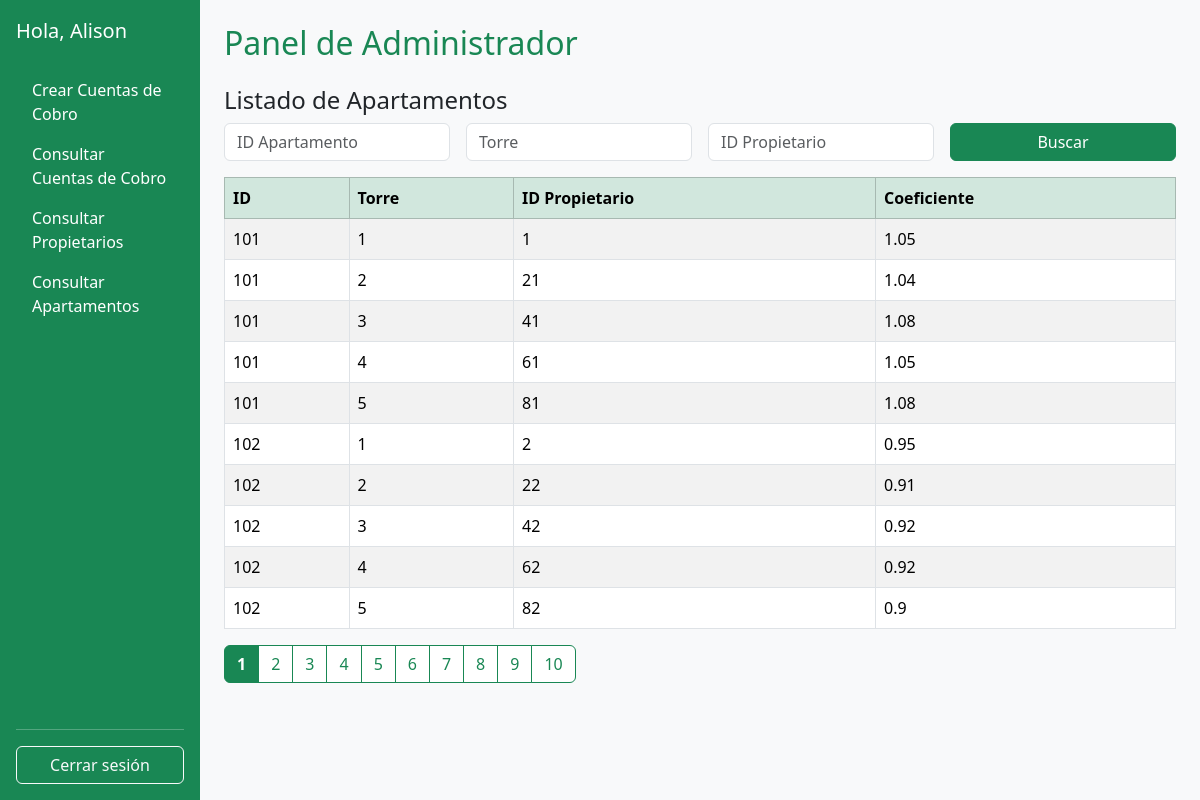
Page /presentacion/SesionAdministrador.php?apartamentos=1 (signed in) on the committed database.
### tables this page shows
CREATE TABLE `administrador` (
  `IdAdministrador` int(11) NOT NULL,
  `Nombre` varchar(20) NOT NULL,
  `Apellido` varchar(20) NOT NULL,
  `Correo` varchar(20) NOT NULL,
  `NumeroTelefono` varchar(11) NOT NULL,
  `FechaNacimiento` date NOT NULL,
  `Clave` varchar(20) NOT NULL,
  PRIMARY KEY (`IdAdministrador`)
);

CREATE TABLE `apartamento` (
  `IdApartamento` int(11) NOT NULL,
  `Torre` int(11) NOT NULL,
  `Propietario_IdPropietario` int(11) NOT NULL,
  `Coeficiente` float DEFAULT NULL,
  PRIMARY KEY (`IdApartamento`,`Torre`),
  KEY `fk_Apartamento_Propietario1_idx` (`Propietario_IdPropietario`),
  CONSTRAINT `fk_Apartamento_Propietario1` FOREIGN KEY (`Propietario_IdPropietario`) REFERENCES `propietario` (`IdPropietario`) ON DELETE NO ACTION ON UPDATE NO ACTION
);

### logica/Administrador.php (called while the page is built, shortened)
<?php
require_once(__DIR__ . "/../persistencia/Conexion.php");
require_once(__DIR__ . "/Persona.php");
class Administrador extends Persona
{
    public function consultar()
    {
        $conexion = new Conexion();
        $administradorDAO = new AdministradorDAO($this->id);
        $conexion->abrir();
        $conexion->ejecutar($administradorDAO->consultar());
        $datos = $conexion->registro();
        if ($datos) {
            $this->nombre = $datos[0];
        }
    }
}

### persistencia/Conexion.php (called while the page is built, shortened)
<?php
class Conexion{
    private $conexion;
    private $resultado;
    public function abrir(){
        $this -> conexion = new mysqli("localhost", "root", "", "bdconjunto");
    }
    public function ejecutar($sentencia){
        $this -> resultado = $this -> conexion -> query($sentencia);
    }
    public function registro(){
        return $this -> resultado -> fetch_row();
    }
}
?>

### logica/Persona.php (called while the page is built, shortened)
<?php
abstract class Persona {
    protected $nombre;
    public function __construct($id = "", $nombre="", $apellido="", $correo="", $clave="", $telefono="") {
        $this->nombre = $nombre;
    }
    public function getNombre() {
        return $this->nombre;
    }
}
?>

### logica/Apartamento.php (called while the page is built, shortened)
<?php
require_once(__DIR__ . "/../persistencia/ApartamentoDAO.php");
require_once(__DIR__ . "/../persistencia/Conexion.php");
class Apartamento {
    private $idApartamento;
    private $torre;
    private $propietarioId;
    private $coeficiente;
    public function __construct($idApartamento = null, $torre = null, $propietarioId = null, $coeficiente = null) {
        $this->idApartamento = $idApartamento;
        $this->torre = $torre;
        $this->propietarioId = $propietarioId;
        $this->coeficiente = $coeficiente;
    }
    public function getIdApartamento() { return $this->idApartamento; }
    public function getTorre() { return $this->torre; }
    public function getPropietarioId() { return $this->propietarioId; }
    public function getCoeficiente() { return $this->coeficiente; }
    public static function consultarTodos() {
        $conexion = new Conexion();
        $dao = new ApartamentoDAO();
        $conexion->abrir();
        $conexion->ejecutar($dao->consultarTodos());
        $resultados = [];
        while (($registro = $conexion->registro())) {
            $resultados[] = new Apartamento($registro[0], $registro[1], $registro[2], $registro[3]);
        }
        return $resultados;
    }
}
?>

### persistencia/ApartamentoDAO.php (called while the page is built, shortened)
<?php
class ApartamentoDAO
{
    public function consultarTodos()
    {
        return "SELECT IdApartamento, Torre, Propietario_IdPropietario, Coeficiente
                FROM apartamento";
    }
}
?>

### presentacion/sesionAdministrador.php (the view, shortened to what this page needs)
<?php
require_once('../logica/Administrador.php');
require_once('../logica/Apartamento.php');
$id = $_SESSION["id"];
$admin = new Administrador($id);
$admin->consultar();
?>
<!DOCTYPE html>
<html lang="es">
<head>
    <link href="https://cdn.jsdelivr.net/npm/bootstrap@5.3.5/dist/css/bootstrap.min.css" rel="stylesheet" />
</head>
<body>
    <div class="container-fluid">
        <div class="row vh-100">
            <nav class="col-lg-3 col-xl-2 d-none d-lg-flex flex-column p-3 text-white bg-success">
                <span class="fs-5 mb-4">Hola, <?php echo htmlspecialchars($admin->getNombre()); ?></span>
                <ul class="nav nav-pills flex-column mb-auto">
                    <li class="nav-item"><a href="crearCuentasCobro.php" class="nav-link text-white">Crear Cuentas de Cobro</a></li>
                    <li><a href="consultarCuentasCobro.php" class="nav-link text-white">Consultar Cuentas de Cobro</a></li>
                    <li><a href="consultarPropietarios.php" class="nav-link text-white">Consultar Propietarios</a></li>
                    <li><a href="SesionAdministrador.php?apartamentos=1" class="nav-link text-white">Consultar Apartamentos</a></li>
                </ul>
                <hr class="text-white" />
                <a href="cerrarsesion.php" class="btn btn-outline-light w-100">Cerrar sesión</a>
            </nav>
            <main class="col-12 col-lg-9 col-xl-10 p-4 bg-light">
                <h2 class="text-success">Panel de Administrador</h2>
                <?php if (isset($_GET['apartamentos'])): ?>
                    <h4 class="mt-4">Listado de Apartamentos</h4>
                    <form method="GET" class="row g-3 mb-3">
                        <div class="col-md-3">
                            <input type="text" name="id_apartamento" class="form-control" placeholder="ID Apartamento"
                                value="<?php echo isset($_GET['id_apartamento']) ? htmlspecialchars($_GET['id_apartamento']) : ''; ?>">
                        </div>
                        <div class="col-md-3">
                            <input type="text" name="torre" class="form-control" placeholder="Torre"
                                value="<?php echo isset($_GET['torre']) ? htmlspecialchars($_GET['torre']) : ''; ?>">
                        </div>
                        <div class="col-md-3">
                            <input type="text" name="id_propietario" class="form-control" placeholder="ID Propietario"
                                value="<?php echo isset($_GET['id_propietario']) ? htmlspecialchars($_GET['id_propietario']) : ''; ?>">
                        </div>
                        <div class="col-md-3">
                            <button type="submit" class="btn btn-success w-100">Buscar</button>
                        </div>
                    </form>
                    <?php
                    $apartamento = new Apartamento();
                    $todos = $apartamento->consultarTodos();
                    $id_apartamento_filtro = isset($_GET['id_apartamento']) ? strtolower(trim($_GET['id_apartamento'])) : '';
                    $torre_filtro = isset($_GET['torre']) ? strtolower(trim($_GET['torre'])) : '';
                    $id_propietario_filtro = isset($_GET['id_propietario']) ? strtolower(trim($_GET['id_propietario'])) : '';
                    $filtrados = array_filter($todos, function ($a) use ($id_apartamento_filtro, $torre_filtro, $id_propietario_filtro) {
                        $id_apto = strtolower($a->getIdApartamento());
                        $torre = strtolower($a->getTorre());
                        $id_prop = strtolower($a->getPropietarioId());
                        return (empty($id_apartamento_filtro) || str_contains($id_apto, $id_apartamento_filtro)) &&
                            (empty($torre_filtro) || str_contains($torre, $torre_filtro)) &&
                            (empty($id_propietario_filtro) || str_contains($id_prop, $id_propietario_filtro));
                    });
                    $filtrados = array_values($filtrados);
                    $total = count($filtrados);
                    $porPagina = 10;
                    $paginaActual = isset($_GET['pagina']) ? max(1, intval($_GET['pagina'])) : 1;
                    $totalPaginas = ceil($total / $porPagina);
                    $inicio = ($paginaActual - 1) * $porPagina;
                    $pagActual = array_slice($filtrados, $inicio, $porPagina);
                    ?>
                    <table class="table table-bordered table-striped mt-3">
                        <thead class="table-success">
                            <tr>
                                <th>ID</th>
                                <th>Torre</th>
                                <th>ID Propietario</th>
                                <th>Coeficiente</th>
                            </tr>
                        </thead>
                        <tbody>
                            <?php
                            if (empty($pagActual)) {
                                echo '<tr><td colspan="4" class="text-center">No se encontraron resultados.</td></tr>';
                            } else {
                                foreach ($pagActual as $a) {
                                    echo "<tr>
                                        <td>" . htmlspecialchars($a->getIdApartamento()) . "</td>
                                        <td>" . htmlspecialchars($a->getTorre()) . "</td>
                                        <td>" . htmlspecialchars($a->getPropietarioId()) . "</td>
                                        <td>" . htmlspecialchars($a->getCoeficiente()) . "</td>
                                    </tr>";
                                }
                            }
                            ?>
                        </tbody>
                    </table>
                    <?php if ($totalPaginas > 1): ?>
                        <nav>
                            <ul class="pagination">
                                <?php for ($i = 1; $i <= $totalPaginas; $i++): ?>
                                    <?php if ($i === $paginaActual): ?>
                                        <li class="page-item active">
                                            <a class="page-link bg-success text-white fw-bold border-success"
                                                href="?apartamentos=1&id_apartamento=<?php echo urlencode($id_apartamento_filtro); ?>&torre=<?php echo urlencode($torre_filtro); ?>&id_propietario=<?php echo urlencode($id_propietario_filtro); ?>&pagina=<?php echo $i; ?>">
                                                <?php echo $i; ?>
                                            </a>
                                        </li>
                                    <?php else: ?>
                                        <li class="page-item">
                                            <a class="page-link bg-white text-success border-success"
                                                href="?apartamentos=1&id_apartamento=<?php echo urlencode($id_apartamento_filtro); ?>&torre=<?php echo urlencode($torre_filtro); ?>&id_propietario=<?php echo urlencode($id_propietario_filtro); ?>&pagina=<?php echo $i; ?>">
                                                <?php echo $i; ?>
                                            </a>
                                        </li>
                                    <?php endif; ?>
                                <?php endfor; ?>
                            </ul>
                        </nav>
                    <?php endif; ?>
                <?php else: ?>
                    <p class="mt-4">Selecciona una opción del menú para comenzar.</p>
                <?php endif; ?>
            </main>
        </div>
    </div>
</body>
</html>

### rows in the picture
administrador: Nombre "Alison"
apartamento: IdApartamento "101", Torre "1", Propietario_IdPropietario "1", Coeficiente "1.05"
apartamento: IdApartamento "101", Torre "2", Propietario_IdPropietario "21", Coeficiente "1.04"
apartamento: IdApartamento "101", Torre "3", Propietario_IdPropietario "41", Coeficiente "1.08"
apartamento: IdApartamento "101", Torre "4", Propietario_IdPropietario "61", Coeficiente "1.05"
apartamento: IdApartamento "101", Torre "5", Propietario_IdPropietario "81", Coeficiente "1.08"
apartamento: IdApartamento "102", Torre "1", Propietario_IdPropietario "2", Coeficiente "0.95"
apartamento: IdApartamento "102", Torre "2", Propietario_IdPropietario "22", Coeficiente "0.91"
apartamento: IdApartamento "102", Torre "3", Propietario_IdPropietario "42", Coeficiente "0.92"
apartamento: IdApartamento "102", Torre "4", Propietario_IdPropietario "62", Coeficiente "0.92"
apartamento: IdApartamento "102", Torre "5", Propietario_IdPropietario "82", Coeficiente "0.9"
